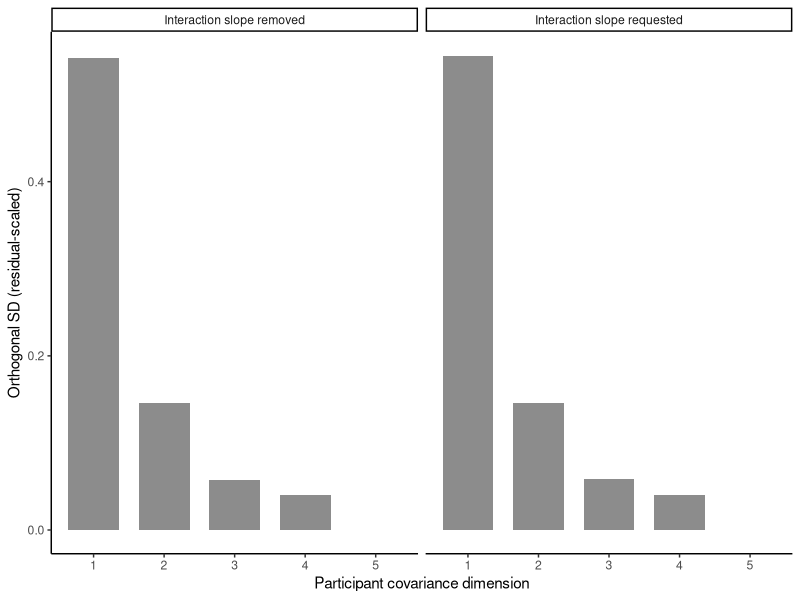

Generate this figure with R:
## ---- chunk 1
#| label: mald-singular
library(lme4)
library(ggplot2)

mald <- read.csv("data/mald/mald-connected-trials.csv")
mald <- subset(mald, correct == 1L)

standardize <- function(x) {
  as.numeric(scale(x))
}

mald$z_frequency <- standardize(mald$log_frequency_subtlex)
mald$z_duration <- standardize(mald$log_duration)
mald$z_trial <- standardize(mald$trial_order)

fit_control <- lmerControl(
  optimizer = "bobyqa",
  optCtrl = list(maxfun = 200000L)
)

overfit <- lmer(
  log_rt ~ z_frequency * z_duration + z_trial +
    (1 + z_frequency * z_duration + z_trial | participant_id) +
    (1 + z_trial | item),
  data = mald,
  control = fit_control
)

revised <- lmer(
  log_rt ~ z_frequency * z_duration + z_trial +
    (1 + z_frequency + z_duration + z_trial | participant_id) +
    (1 + z_trial | item),
  data = mald,
  control = fit_control
)

singularity_check <- c(
  interaction_slope_model = isSingular(overfit, tol = 1e-4),
  revised_model = isSingular(revised, tol = 1e-4)
)
singularity_check
## ---- chunk 2
#| label: mald-singular-dimensions
overfit_sd <- rePCA(overfit)$participant_id$sdev
revised_sd <- rePCA(revised)$participant_id$sdev

dimension_table <- rbind(
  data.frame(
    model = "Interaction slope requested",
    dimension = seq_along(overfit_sd),
    orthogonal_sd = overfit_sd
  ),
  data.frame(
    model = "Interaction slope removed",
    dimension = seq_along(revised_sd),
    orthogonal_sd = revised_sd
  )
)
dimension_table
## ---- chunk 3
#| label: singularity-plot
ggplot(
  dimension_table,
  aes(x = factor(dimension), y = orthogonal_sd)
) +
  geom_col(width = 0.72, fill = "grey55") +
  facet_wrap(~model) +
  labs(
    x = "Participant covariance dimension",
    y = "Orthogonal SD (residual-scaled)"
  ) +
  theme_classic()
